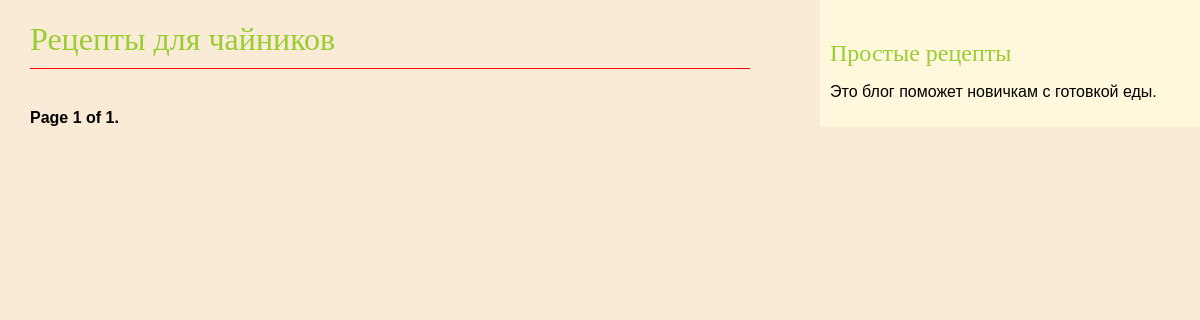
Page /blog/ on the earlier database version.
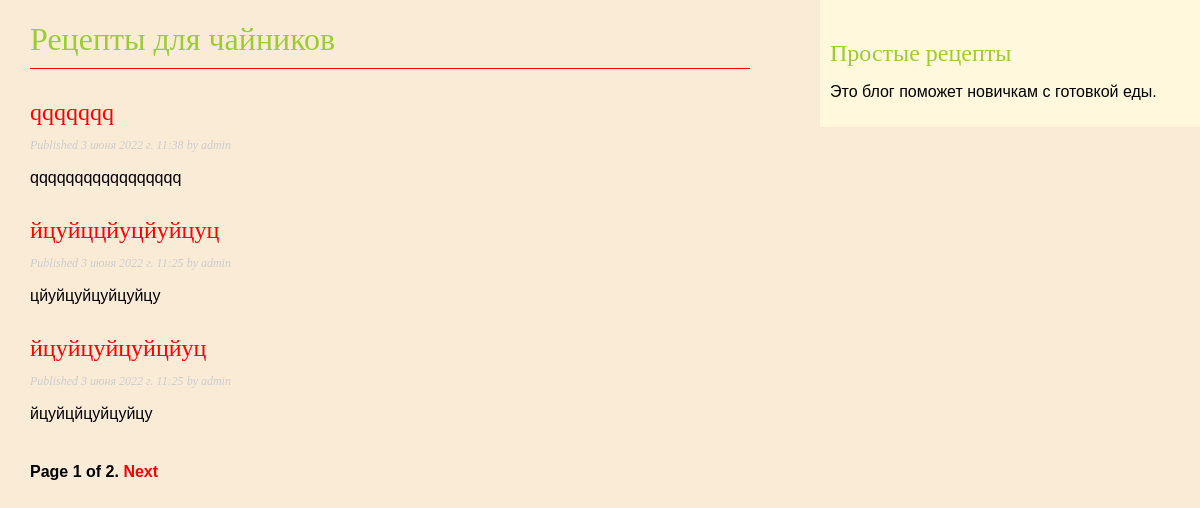
Same page on the later database version.
### blog/models.py (models this page shows, shortened)
class Post(models.Model):
    class Status(models.TextChoices):
        DRAFT = 'DF', 'Draft'
        PUBLISHED = 'PB', 'Published'
    title = models.CharField(max_length=250)
    slug = models.SlugField(max_length=250,
                            unique_for_date='publish')
    author = models.ForeignKey(User,
                               on_delete=models.CASCADE,
                               related_name='blog_posts')
    body = models.TextField()
    publish = models.DateTimeField(default=timezone.now)
    created = models.DateTimeField(auto_now_add=True)
    updated = models.DateTimeField(auto_now=True)
    status = models.CharField(max_length=2,
                              choices=Status.choices,
                              default=Status.DRAFT)
    objects = models.Manager() # The default manager.
    published = PublishedManager() # Our custom manager.
    class Meta:
        ordering = ['-publish']
        indexes = [
            models.Index(fields=['-publish']),
        ]
    def get_absolute_url(self):
        return reverse('blog:post_detail',
                       args=[self.publish.year,
                             self.publish.month,
                             self.publish.day,
                             self.slug])

### blog/views.py (the view)
# urls.py: path('', views.PostListView.as_view(), name='post_list'),
class PostListView(ListView):
    queryset = Post.published.all()
    context_object_name = 'posts'
    paginate_by = 3
    template_name = 'blog/post/list.html'

### blog/templates/blog/post/list.html (shortened to what this page needs)
{% extends "blog/base.html" %}
{% block content %}
  <h1>Рецепты для чайников</h1>
  {% for post in posts %}
    <h2>
      <a href="{{ post.get_absolute_url }}">
        {{ post.title }}
      </a>
    </h2>
    <p class="date">
      Published {{ post.publish }} by {{ post.author }}
    </p>
    {{ post.body|truncatewords:30|linebreaks }}
  {% endfor %}
  {% include "pagination.html" with page=page_obj %}
{% endblock %}

Differences in the rows shown:
added Post: title "qqqqqqq", publish "3 июня 2022 г. 11:38", author "admin", body "qqqqqqqqqqqqqqqqq"
added Post: title "йцуйццйуцйуйцуц", publish "3 июня 2022 г. 11:25", author "admin", body "цйуйцуйцуйцуйцу"
added Post: title "йцуйцуйцуйцйуц", publish "3 июня 2022 г. 11:25", author "admin", body "йцуйцйцуйцуйцу"
Other differences:
{{ page.paginator.num_pages }}: "1" → "2"
text now shown: "Next"
